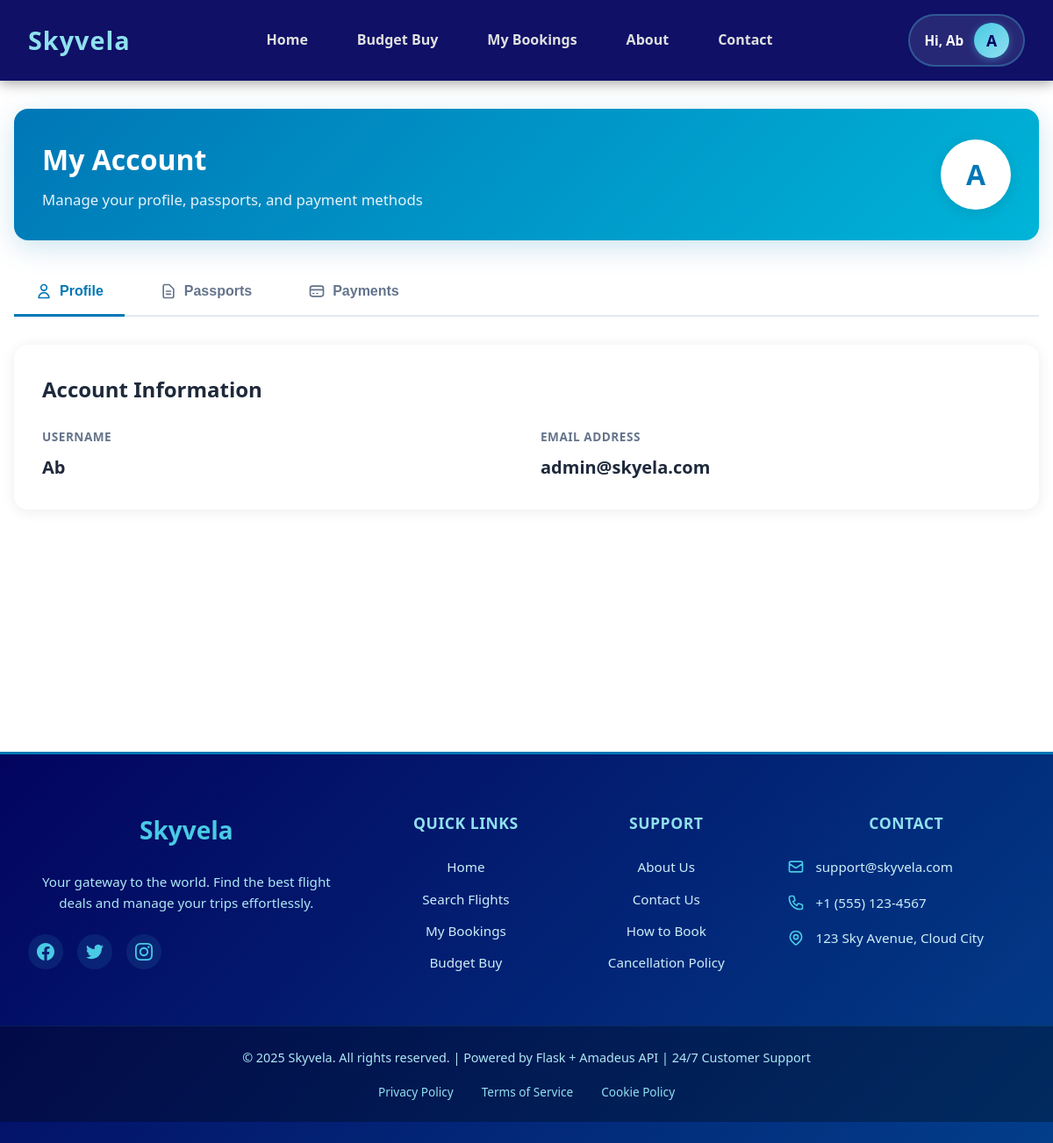
Screenshot of /user-portal (signed in) with the database file from the repository.
### models.py (models this page shows, shortened)
class User(db.Model):
    __tablename__ = "User"
    user_id: Mapped[int] = mapped_column(Integer, primary_key=True, autoincrement=True)
    name: Mapped[str] = mapped_column(String(120), nullable=False)
    email: Mapped[str] = mapped_column(String(255), unique=True, nullable=False)
    password_hash: Mapped[str] = mapped_column(String(255), nullable=False)
    is_admin: Mapped[bool] = mapped_column(Boolean, default=False)
    created_at: Mapped[datetime] = mapped_column(DateTime, default=datetime.utcnow, nullable=False)
    cards = relationship("UserCardInformation", back_populates="user", cascade="all, delete-orphan")
    passports = relationship("Passport", back_populates="user", cascade="all, delete-orphan")
    searches = relationship("Search", back_populates="user", cascade="all, delete-orphan")

### app.py (the view, shortened to what this page needs)
@app.route('/user-portal', methods=['GET', 'POST'])
def user_portal():
    if not session.get('user_id'):
        flash('Please log in to access your portal.', 'error')
        return redirect(url_for('login'))
    user = User.query.get(session.get('user_id'))
    if not user:
        flash('User record not found.', 'error')
        return redirect(url_for('login'))
    action = (request.form.get('action') or '').lower()
    passport_id = request.form.get('passport_id')
    card_id = request.form.get('card_id')
    editing_passport = None
    if request.method == 'GET':
        edit_id = request.args.get('edit')
        if edit_id:
            editing_passport = Passport.query.filter_by(Passport_id=edit_id, user_id=user.user_id).first()
    passports = Passport.query.filter_by(user_id=user.user_id).order_by(Passport.created_at.desc()).all()
    cards = UserCardInformation.query.filter_by(user_id=user.user_id).order_by(UserCardInformation.created_at.desc()).all()
    return render_template('user_portal.html', user=user, passports=passports, cards=cards, editing_passport=editing_passport)

### app.py (called while the page is built)
@app.context_processor
def inject_active_requests():
    active_requests = 0
    if session.get('user_id'):
        try:
            from models import BudgetBuyRequest
            active_requests = BudgetBuyRequest.query.filter_by(
                user_id=session.get('user_id')
            ).filter(
                BudgetBuyRequest.status.in_(['pending', 'searching', 'price_found'])
            ).count()
        except Exception:
            pass
    return dict(active_requests=active_requests)

### templates/user_portal.html (shortened to what this page needs)
{% extends 'base.html' %}
{% block content %}
<div class="modern-portal">
  <div class="portal-header">
    <div class="header-content">
      <div class="header-text">
        <h1>My Account</h1>
        <p>Manage your profile, passports, and payment methods</p>
      </div>
      <div class="user-avatar">
        <span>{{ user.name[0].upper() if user.name else 'U' }}</span>
      </div>
    </div>
  </div>
  <div class="tab-navigation">
    <button class="tab-btn active" data-tab="profile">
      <svg width="20" height="20" fill="none" stroke="currentColor" viewBox="0 0 24 24">
        <path stroke-linecap="round" stroke-linejoin="round" stroke-width="2" d="M16 7a4 4 0 11-8 0 4 4 0 018 0zM12 14a7 7 0 00-7 7h14a7 7 0 00-7-7z"></path>
      </svg>
      Profile
    </button>
    <button class="tab-btn" data-tab="passports">
      <svg width="20" height="20" fill="none" stroke="currentColor" viewBox="0 0 24 24">
        <path stroke-linecap="round" stroke-linejoin="round" stroke-width="2" d="M9 12h6m-6 4h6m2 5H7a2 2 0 01-2-2V5a2 2 0 012-2h5.586a1 1 0 01.707.293l5.414 5.414a1 1 0 01.293.707V19a2 2 0 01-2 2z"></path>
      </svg>
      Passports
    </button>
    <button class="tab-btn" data-tab="payments">
      <svg width="20" height="20" fill="none" stroke="currentColor" viewBox="0 0 24 24">
        <path stroke-linecap="round" stroke-linejoin="round" stroke-width="2" d="M3 10h18M7 15h1m4 0h1m-7 4h12a3 3 0 003-3V8a3 3 0 00-3-3H6a3 3 0 00-3 3v8a3 3 0 003 3z"></path>
      </svg>
      Payments
    </button>
  </div>
  <div class="tab-content-container">
    <div class="tab-content active" id="profile">
      <div class="content-card">
        <h2>Account Information</h2>
        <div class="info-grid">
          <div class="info-item">
            <label>Username</label>
            <div class="value">{{ user.name }}</div>
          </div>
          <div class="info-item">
            <label>Email Address</label>
            <div class="value">{{ user.email }}</div>
          </div>
        </div>
      </div>
    </div>
  </div>
</div>
{% endblock %}

### templates/user_portal.html (style rules this page uses)
.modern-portal { max-width: 1200px; margin: 2rem auto; padding: 0 1rem; }
.portal-header { background: linear-gradient(135deg, #0077b6 0%, #00b4d8 100%); border-radius: 16px; padding: 2rem; margin-bottom: 2rem; box-shadow: 0 8px 32px rgba(0, 119, 182, 0.2); }
.header-content { display: flex; justify-content: space-between; align-items: center; }
.header-text h1 { color: white; font-size: 2rem; margin: 0 0 0.5rem 0; }
.header-text p { color: rgba(255, 255, 255, 0.9); margin: 0; font-size: 1.05rem; }
.user-avatar { width: 80px; height: 80px; border-radius: 50%; background: white; display: flex; align-items: center; justify-content: center; font-size: 2rem; font-weight: 700; color: #0077b6; box-shadow: 0 4px 16px rgba(0, 0, 0, 0.1); }
.tab-navigation { display: flex; gap: 1rem; margin-bottom: 2rem; border-bottom: 2px solid #e2e8f0; }
.tab-btn { display: flex; align-items: center; gap: 0.5rem; padding: 1rem 1.5rem; background: none; border: none; border-bottom: 3px solid transparent; color: #64748b; font-size: 1rem; font-weight: 600; cursor: pointer; transition: all 0.3s; margin-bottom: -2px; }
.tab-btn.active { color: #0077b6; border-bottom-color: #0077b6; }
.tab-btn svg { width: 20px; height: 20px; }
.tab-content-container { min-height: 400px; }
.tab-content { display: none; animation: fadeIn 0.3s; }
.tab-content.active { display: block; }
.content-card { background: white; border-radius: 16px; padding: 2rem; margin-bottom: 1.5rem; box-shadow: 0 2px 16px rgba(0, 0, 0, 0.08); }
.content-card h2 { color: #1e293b; font-size: 1.5rem; margin: 0 0 1.5rem 0; }
.info-grid { display: grid; grid-template-columns: repeat(auto-fit, minmax(250px, 1fr)); gap: 2rem; }
.info-item label { display: block; font-size: 0.85rem; color: #64748b; text-transform: uppercase; letter-spacing: 0.5px; margin-bottom: 0.5rem; font-weight: 600; }
.info-item .value { font-size: 1.25rem; color: #1e293b; font-weight: 600; }

### rows the page displays
User: name "A", name "Ab", email "admin@skyela.com"

### other values shown
{{ session.get('user_name') }} "Ab"
